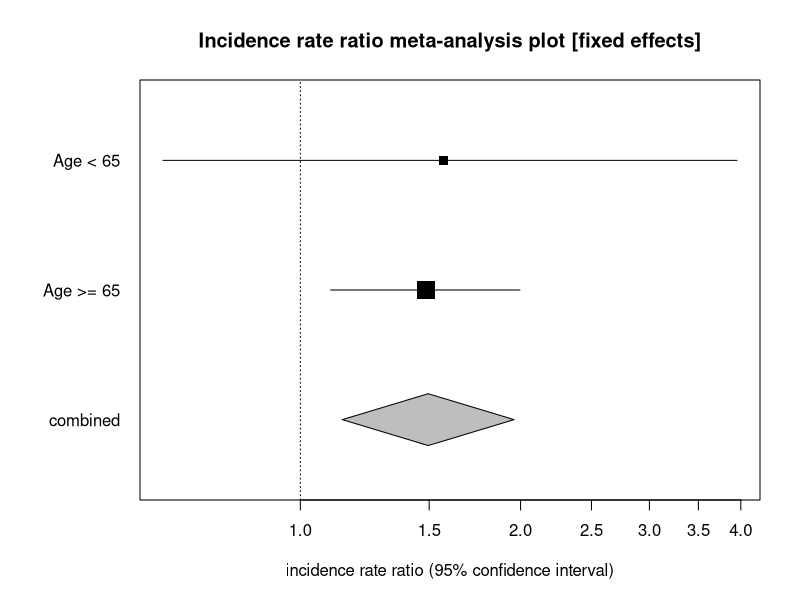
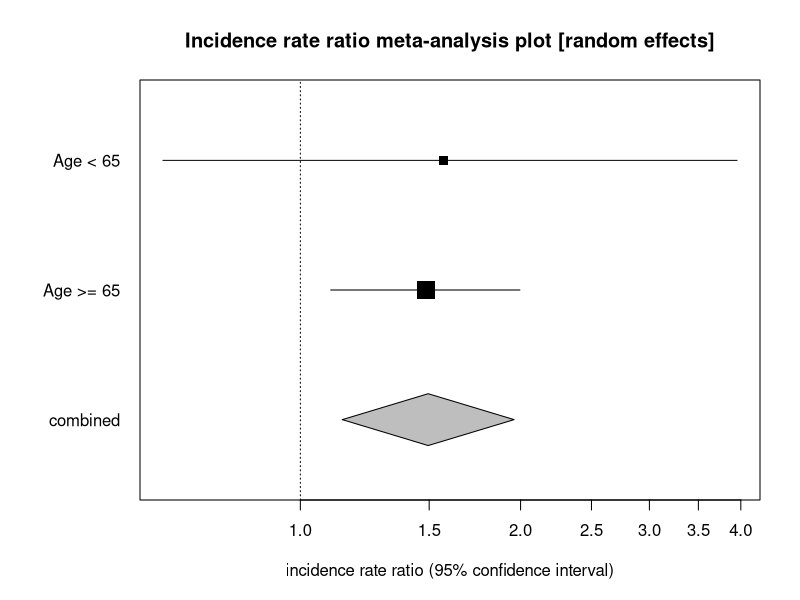

Generate these figures, in order, with R:
# Incidence rate meta-analysis: the StatsDirect help example (Rothman and Monson 1973,
# deaths among patients with trigeminal neuralgia in two age strata, exposed and not
# exposed; the test workbook's meta worksheet columns Exposed cases, Exposed
# person-time, Control cases, Control person-time and Age split) in R
a <- c(14, 76)        # cases in the exposed groups
pt1 <- c(1516, 949)   # person-years in the exposed groups
b <- c(10, 121)       # cases in the non-exposed groups
pt2 <- c(1701, 2245)  # person-years in the non-exposed groups
strata <- c("Age < 65", "Age >= 65")
k <- length(a)
z <- qnorm(0.975)     # for 95% confidence intervals
six <- function(x) formatC(x, digits = 6, format = "f", drop0trailing = TRUE)
pv <- function(p) {
  if (p < 0.0001) "P < 0.0001" else
    paste("P =", formatC(p, digits = 4, format = "f", drop0trailing = TRUE))
}

# Base R has no meta-analysis function, so the pooling follows the formulae above: a
# fixed effects estimate weighted by inverse variance, Cochran's Q for heterogeneity,
# the DerSimonian-Laird moment estimate of the between-studies variance (tau squared,
# zero when Q is below its degrees of freedom) and the random effects estimate, whose
# weights add tau squared to each stratum's variance (two or more strata)
pool <- function(y, v) {
  w <- 1 / v
  fixed <- sum(w * y) / sum(w)
  q <- sum(w * (y - fixed)^2)
  tau2 <- max(0, (q - (k - 1)) / (sum(w) - sum(w^2) / sum(w)))
  wr <- 1 / (v + tau2)
  list(fixed = fixed, se = sqrt(1 / sum(w)), q = q, tau2 = tau2,
       random = sum(wr * y) / sum(wr), se_r = sqrt(1 / sum(wr)),
       fixed_pct = 100 * w / sum(w), random_pct = 100 * wr / sum(wr))
}
# The pooled part of the report; f back-transforms a log ratio to a ratio
summarise <- function(p, name, null, f = identity) {
  ci <- function(est, se) {
    paste0("(95% CI = ", six(f(est - z * se)), " to ", six(f(est + z * se)), ")")
  }
  cat("Fixed effects (inverse variance)\n")
  cat("Pooled", name, "=", six(f(p$fixed)), ci(p$fixed, p$se), "\n")
  cat("Z (test ", name, " differs from ", null, ") = ", six(p$fixed / p$se), "  ",
      pv(2 * pnorm(-abs(p$fixed / p$se))), "\n", sep = "")
  cat("Non-combinability of studies\n")
  cat("Cochran Q = ", six(p$q), "  (df = ", k - 1, ")  ",
      pv(pchisq(p$q, k - 1, lower.tail = FALSE)), "\n", sep = "")
  cat("Moment-based estimate of between studies variance =", six(p$tau2), "\n")
  # I2 is the share of Q beyond its degrees of freedom; StatsDirect adds a confidence
  # interval for it when there are at least three strata
  i2 <- max(0, 100 * (p$q - (k - 1)) / p$q)
  cat("I2 (inconsistency) = ",
      formatC(i2, digits = 1, format = "f", drop0trailing = TRUE), "%\n", sep = "")
  cat("Random effects (DerSimonian-Laird)\n")
  cat("Pooled", name, "=", six(f(p$random)), ci(p$random, p$se_r), "\n")
  cat("Z (test ", name, " differs from ", null, ") = ", six(p$random / p$se_r), "  ",
      pv(2 * pnorm(-abs(p$random / p$se_r))), "\n", sep = "")
}
# The forest plots that follow in the report: each stratum's estimate and interval, a
# box that grows with its weight, and the pooled estimate as a diamond at the foot
forest <- function(est, lower, upper, pooled, p_lower, p_upper, pct, main, xlab,
                   null, log = "") {
  par(mar = c(5, 7, 4, 2))
  y <- (k + 1):2
  plot(NA, xlim = range(lower, upper, p_lower, p_upper), ylim = c(0.5, k + 1.5),
       log = log, yaxt = "n", ylab = "", xlab = xlab, main = main)
  axis(2, at = c(y, 1), labels = c(strata, "combined"), las = 1, tick = FALSE)
  abline(v = null, lty = 3)
  segments(lower, y, upper, y)
  points(est, y, pch = 15, cex = 0.5 + 2 * sqrt(pct / 100))
  polygon(c(p_lower, pooled, p_upper, pooled), c(1, 1.2, 1, 0.8), col = "grey")
}

# The same data as incidence rate ratios, StatsDirect's other option for this menu
# item. poisson.test compares two rates and gives their ratio with the exact interval
# of the report, from the binomial distribution of the exposed cases among all cases.
# The standardised effect is the log ratio and the fixed effects weights invert its
# variance, 1/a + 1/b
irr <- (a / pt1) / (b / pt2)
exact <- sapply(1:k, function(i) {
  poisson.test(c(a[i], b[i]), c(pt1[i], pt2[i]))$conf.int
})
res_r <- pool(log(irr), 1 / a + 1 / b)
cat("Incidence rate ratio (IRR) meta-analysis\n")
print(data.frame(stratum = 1:k, IRR = six(irr), lower = six(exact[1, ]),
                 upper = six(exact[2, ]), strata), row.names = FALSE)
print(data.frame(stratum = 1:k, effect = six(log(irr)),
                 variance = six(1 / a + 1 / b),
                 fixed = six(res_r$fixed_pct), random = six(res_r$random_pct), strata),
      row.names = FALSE)
summarise(res_r, "IRR", 1, exp)

# The report's exact conditional block (Martin and Austin 2000): given a stratum's
# total cases, its exposed cases are binomial with probability pt1 psi / (pt1 psi + pt2)
# for a common rate ratio psi, so the total of exposed cases over the strata has
# the convolution of these binomials as its conditional distribution. Under psi = 1
# each is dbinom(x, a + b, pt1 / (pt1 + pt2)); another psi multiplies the probability of
# x exposed cases by psi^x. The conditional maximum likelihood estimate is the psi
# whose expected total equals the observed total, and each exact limit the psi at
# which one tail probability of the observed total is 2.5% (the mid-P versions count
# half of the observed total's probability). The P values are the tails at psi = 1,
# the two sided Fisher P summing the outcomes no more probable than the observed one
null_p <- 1
for (i in 1:k) {
  coef <- dbinom(0:(a[i] + b[i]), a[i] + b[i], pt1[i] / (pt1[i] + pt2[i]))
  product <- numeric(length(null_p) + length(coef) - 1)
  for (j in seq_along(coef)) {
    at <- j:(j + length(null_p) - 1)
    product[at] <- product[at] + coef[j] * null_p
  }
  null_p <- product
}
x <- seq_along(null_p) - 1
s <- sum(a)
cond <- function(psi) {
  lp <- log(null_p) + x * log(psi)
  p <- exp(lp - max(lp))
  p / sum(p)
}
tail_p <- function(psi, upper, half = 1) {
  p <- cond(psi)
  sum(p[if (upper) x > s else x < s]) + half * p[x == s]
}
root <- function(f) uniroot(f, c(0.01, 100), tol = 1e-10)$root  # brackets this example
cmle <- root(function(psi) sum(x * cond(psi)) - s)
fisher <- c(root(function(psi) tail_p(psi, TRUE) - 0.025),
            root(function(psi) tail_p(psi, FALSE) - 0.025))
mid <- c(root(function(psi) tail_p(psi, TRUE, 0.5) - 0.025),
         root(function(psi) tail_p(psi, FALSE, 0.5) - 0.025))
p_null <- cond(1)
one_f <- min(tail_p(1, TRUE), tail_p(1, FALSE))
two_f <- sum(p_null[p_null <= p_null[x == s]])
one_m <- min(tail_p(1, TRUE, 0.5), tail_p(1, FALSE, 0.5))
cat("Fixed effects (conditional maximum likelihood)\n")
cat("Pooled rate ratio =", six(cmle), "\n")
cat("Exact Fisher 95% confidence interval =", six(fisher[1]), "to", six(fisher[2]),
    "\n")
cat("Exact Fisher one sided ", pv(one_f), ", two sided ", pv(two_f), "\n", sep = "")
cat("Exact mid-P 95% confidence interval =", six(mid[1]), "to", six(mid[2]), "\n")
cat("Exact mid-P one sided ", pv(one_m), ", two sided ", pv(min(1, 2 * one_m)), "\n",
    sep = "")
forest(irr, exact[1, ], exact[2, ], exp(res_r$fixed), exp(res_r$fixed - z * res_r$se),
       exp(res_r$fixed + z * res_r$se), res_r$fixed_pct,
       "Incidence rate ratio meta-analysis plot [fixed effects]",
       "incidence rate ratio (95% confidence interval)", 1, log = "x")
forest(irr, exact[1, ], exact[2, ], exp(res_r$random),
       exp(res_r$random - z * res_r$se_r), exp(res_r$random + z * res_r$se_r),
       res_r$random_pct, "Incidence rate ratio meta-analysis plot [random effects]",
       "incidence rate ratio (95% confidence interval)", 1, log = "x")
